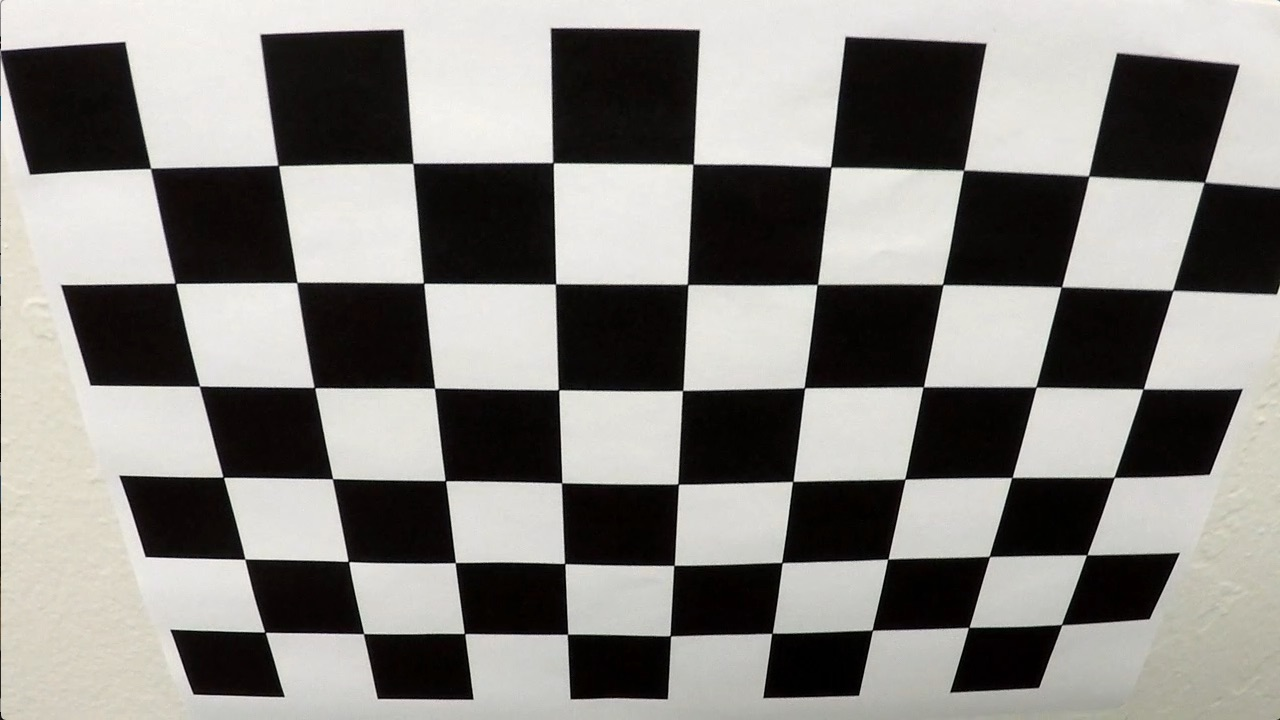
#> input picture camera_cal/calibration2.jpg, 1280 x 720 px; the run also reads 1 picture not shown here
$ jupyter execute --allow-errors Advanced_Lane_Lines.ipynb   (shell and % lines are left out)   (older library calls are emulated)
#> lines starting #> are read from the running program, lines starting #| are printed output that depends on the picture; after the words box and inside, x2 and y2 are one past the last pixel; in counts of white or black regions, pixels touching at a corner belong together
[cell 1]
import cv2
import matplotlib.pyplot as plt
import matplotlib.image as mpimg
import numpy as np
import glob

[cell 2]
img = mpimg.imread('camera_cal/calibration2.jpg')
#> img is the input picture: shape (720, 1280, 3); mean R, G, B 134.4, 132.4, 128.5
image_shape = img.shape
print(image_shape)
#| (720, 1280, 3)
plt.imshow(img)

[cell 3]
nx = 9
ny = 6

objpoints = []
imgpoints = []

objp = np.zeros((nx*ny,3), np.float32)
objp[:,:2] = np.mgrid[0:nx,0:ny].T.reshape(-1,2)

fnames = glob.glob("camera_cal/calibration*.jpg")

for fname in fnames:
    img = mpimg.imread(fname)
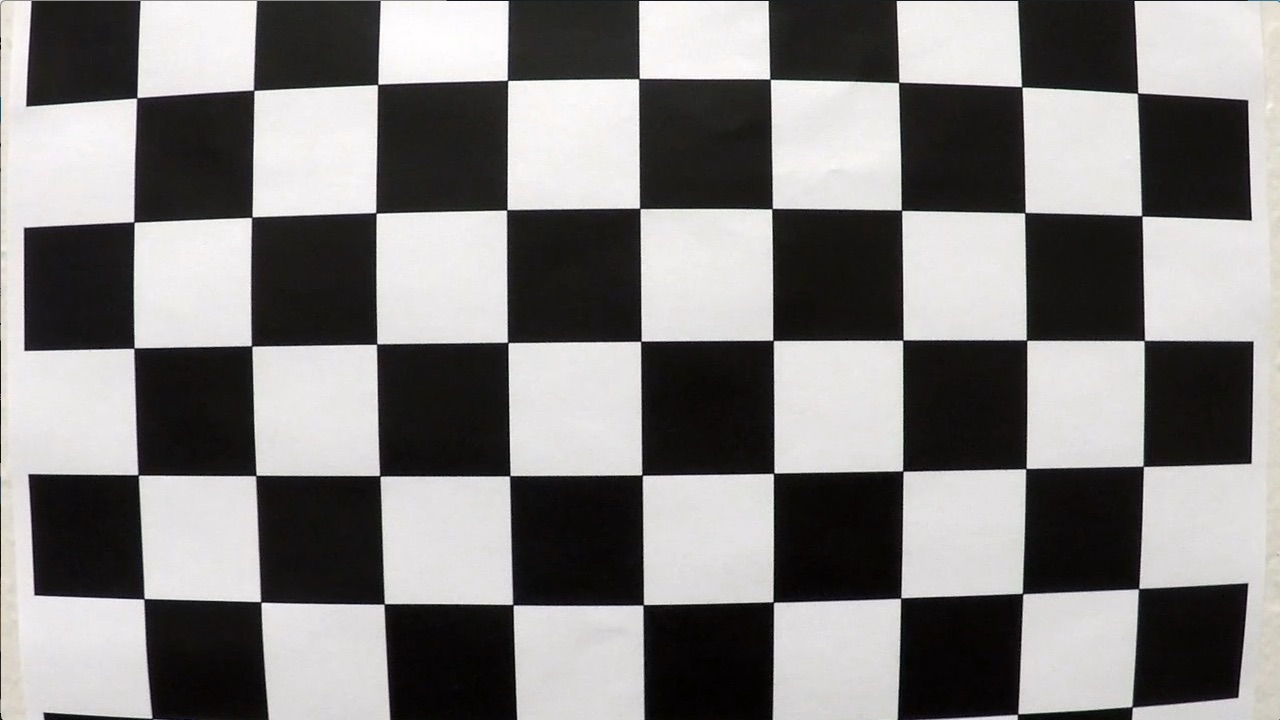
#> input picture camera_cal/calibration1.jpg, 1280 x 720 px
#> img is the input picture: shape (720, 1280, 3); mean R, G, B 130.1, 128.4, 127.8
    gray = cv2.cvtColor(img, cv2.COLOR_RGB2GRAY)
    ret, corners = cv2.findChessboardCorners(gray, (nx,ny), None)
#> ret = False; corners = None
    if ret:
        objpoints.append(objp)
        imgpoints.append(corners)

# use the object and image points to caliberate the camera and compute the camera matrix and distortion coefficients
ret, cameraMatrix, distortionCoeffs, rvecs, tvecs = cv2.calibrateCamera(objpoints, imgpoints, image_shape[:2],None,None)

[cell 4]
img = mpimg.imread('camera_cal/calibration1.jpg')
undistorted = cv2.undistort(img, cameraMatrix, distortionCoeffs, None, cameraMatrix)
f, (ax1, ax2) = plt.subplots(1, 2, figsize=(24, 9))
f.tight_layout()
ax1.imshow(img)
ax1.set_title('Original Image', fontsize=50)
ax2.imshow(undistorted)
ax2.set_title('Undistorted Image', fontsize=50)
plt.subplots_adjust(left=0., right=1, top=0.9, bottom=0.)
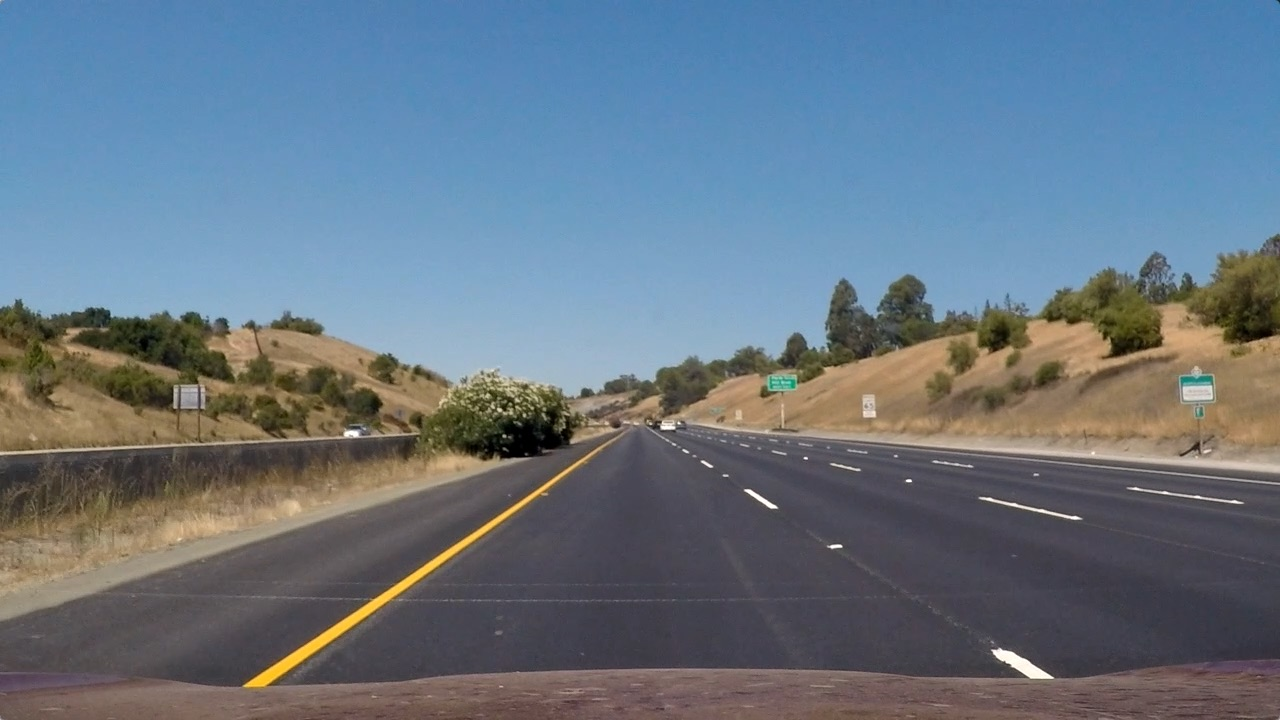
#> input picture test_images/straight_lines1.jpg, 1280 x 720 px
#> further down, img is the input picture: shape (720, 1280, 3); mean R, G, B 103.2, 117.7, 131.2

[cell 5]
def get_thresholded_image(img):

    img = cv2.undistort(img, cameraMatrix, distortionCoeffs, None, cameraMatrix)

    # convert to gray scale
    gray = cv2.cvtColor(img, cv2.COLOR_RGB2GRAY)

    height, width = gray.shape

    # apply gradient threshold on the horizontal gradient
    sx_binary = abs_sobel_thresh(gray, 'x', 10, 200)
#> in abs_sobel_thresh, `max_value = np.max(abs_sobel)`: max_value = 604
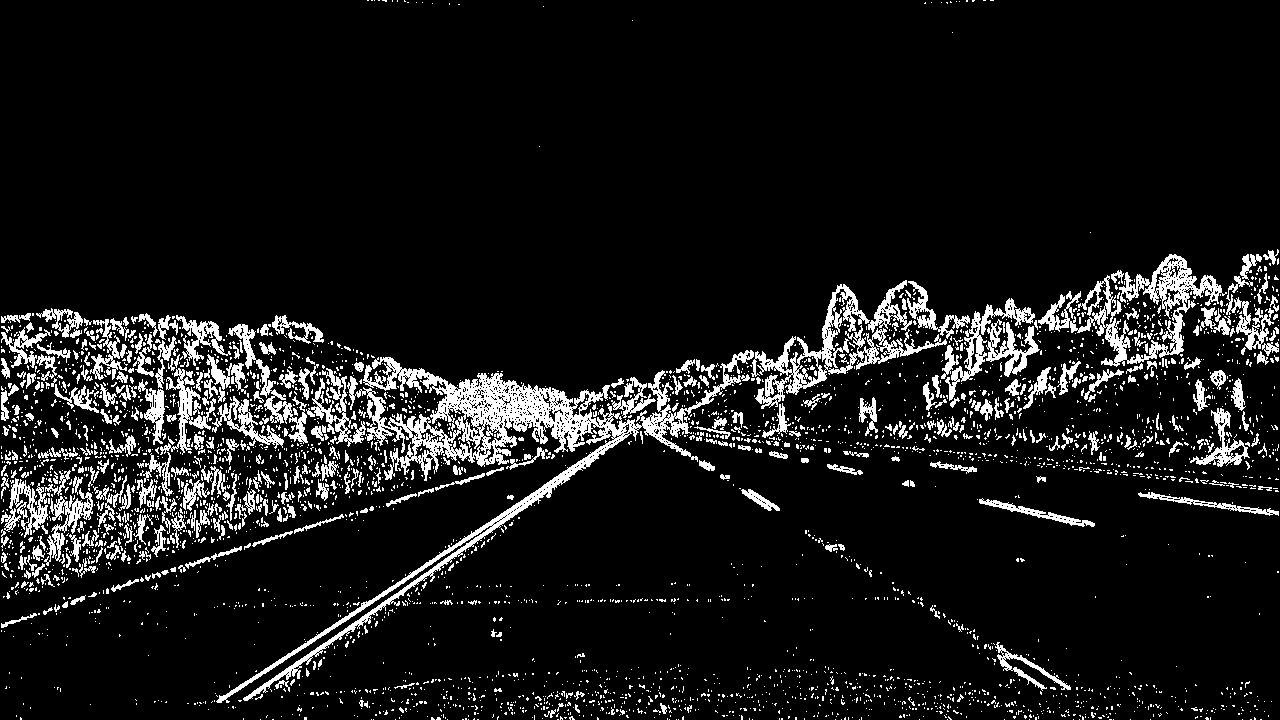
#> sx_binary: shape (720, 1280); values 0 (black) and 1 (white), 9.4% white; 3738 white regions (3322 under 20 px), largest, box (x1, y1, x2, y2) and area: (216, 350, 754, 703) 17950, (1038, 254, 1227, 367) 5111, (751, 284, 947, 409) 4448

    # apply gradient direction threshold so that only edges closer to vertical are detected.
    dir_binary = dir_threshold(gray, thresh=(np.pi/6, np.pi/2))
#> dir_binary: shape (720, 1280) float64; values 0 (black) and 1 (white), 67.9% white; black in thin lines or dots

    # combine the gradient and direction thresholds.
    combined_condition = ((sx_binary == 1) & (dir_binary == 1))
#> combined_condition: shape (720, 1280) bool; 5.9% white in thin lines or dots

    # R & G thresholds so that yellow lanes are detected well.
    color_threshold = 150
    R = img[:,:,0]
    G = img[:,:,1]
    color_combined = np.zeros_like(R)
    r_g_condition = (R > color_threshold) & (G > color_threshold)
#> r_g_condition: shape (720, 1280) bool; 4.8% white; 386 white regions (295 under 20 px), largest, box (x1, y1, x2, y2) and area: (318, 328, 734, 409) 14061, (50, 459, 521, 604) 5778, (686, 422, 1280, 479) 5616


    # color channel thresholds
    hls = cv2.cvtColor(img, cv2.COLOR_RGB2HLS)
#> hls: shape (720, 1280, 3); mean of channels 0, 1, 2 86.8, 116.9, 66.8
    S = hls[:,:,2]
    L = hls[:,:,1]

    # S channel performs well for detecting bright yellow and white lanes
    s_thresh = (100, 255)
    s_condition = (S > s_thresh[0]) & (S <= s_thresh[1])
#> s_condition: shape (720, 1280) bool; 33.9% white; 797 white regions (654 under 20 px), largest, box (x1, y1, x2, y2) and area: (0, 0, 1280, 322) 285480, (221, 455, 594, 703) 5083, (1107, 306, 1180, 364) 2318

    # We put a threshold on the L channel to avoid pixels which have shadows and as a result darker.
    l_thresh = (120, 255)
    l_condition = (L > l_thresh[0]) & (L <= l_thresh[1])
#> l_condition: shape (720, 1280) bool; 55.6% white; 162 black regions (127 under 20 px), largest, box (x1, y1, x2, y2) and area: (0, 252, 1280, 720) 399089, (364, 0, 994, 11) 3596, (1173, 419, 1258, 464) 1110

    # combine all the thresholds
    # A pixel should either be a yellowish or whiteish
    # And it should also have a gradient, as per our thresholds
    color_combined[(r_g_condition & l_condition) & (s_condition | combined_condition)] = 1

    # apply the region of interest mask
    mask = np.zeros_like(color_combined)
    region_of_interest_vertices = np.array([[0,height-1], [width/2, int(0.5*height)], [width-1, height-1]], dtype=np.int32)
    cv2.fillPoly(mask, [region_of_interest_vertices], 1)
#> mask: shape (720, 1280); values 0 (black) and 1 (white), 25% white; 1 white region, box (x1, y1, x2, y2) and area: (0, 360, 1280, 720) 230860
    thresholded = cv2.bitwise_and(color_combined, mask)
#> color_combined: shape (720, 1280); values 0 (black) and 1 (white), 1.2% white; 1127 white regions (1088 under 20 px), largest, box (x1, y1, x2, y2) and area: (220, 449, 602, 702) 3335, (1180, 332, 1245, 355) 1035, (1000, 654, 1068, 690) 766

    return thresholded


def abs_sobel_thresh(gray, orient='x', thresh_min=0, thresh_max=255):
    if orient == 'x':
        sobel = cv2.Sobel(gray, cv2.CV_64F, 1, 0)
    else:
        sobel = cv2.Sobel(gray, cv2.CV_64F, 0, 1)
    abs_sobel = np.absolute(sobel)
    max_value = np.max(abs_sobel)
    binary_output = np.uint8(255*abs_sobel/max_value)
    threshold_mask = np.zeros_like(binary_output)
    threshold_mask[(binary_output >= thresh_min) & (binary_output <= thresh_max)] = 1
    return threshold_mask

def dir_threshold(gray, sobel_kernel=3, thresh=(0, np.pi/2)):
    # Take the gradient in x and y separately
    sobel_x = cv2.Sobel(gray, cv2.CV_64F, 1, 0, ksize=sobel_kernel)
    sobel_y = cv2.Sobel(gray, cv2.CV_64F, 0, 1, ksize=sobel_kernel)
    # 3) Take the absolute value of the x and y gradients
    abs_sobel_x = np.absolute(sobel_x)
    abs_sobel_y = np.absolute(sobel_y)
    # 4) Use np.arctan2(abs_sobely, abs_sobelx) to calculate the direction of the gradient
    direction = np.arctan2(abs_sobel_y,abs_sobel_x)
    direction = np.absolute(direction)
    # 5) Create a binary mask where direction thresholds are met
    mask = np.zeros_like(direction)
    mask[(direction >= thresh[0]) & (direction <= thresh[1])] = 1
    # 6) Return this mask as your binary_output image
    return mask

[cell 6]
img = mpimg.imread('test_images/straight_lines1.jpg')
thresholded = get_thresholded_image(img)
#> thresholded: shape (720, 1280); values 0 (black) and 1 (white), 0.55% white; 174 white regions (164 under 20 px), largest, box (x1, y1, x2, y2) and area: (220, 449, 602, 702) 3335, (1000, 654, 1068, 690) 766, (744, 490, 777, 510) 157
img = cv2.undistort(img, cameraMatrix, distortionCoeffs, None, cameraMatrix)
cv2.imwrite('thresholded.jpg',thresholded)

# Plot the 2 images side by side
f, (ax1, ax2) = plt.subplots(1, 2, figsize=(24, 9))
f.tight_layout()
ax1.imshow(img)
ax1.set_title('Original Image', fontsize=50)
ax2.imshow(thresholded, cmap='gray')
ax2.set_title('Thresholded Image', fontsize=50)
plt.subplots_adjust(left=0., right=1, top=0.9, bottom=0.)

[cell 7]
# Vertices extracted manually for performing a perspective transform
bottom_left = [220,720]
bottom_right = [1110, 720]
top_left = [570, 470]
top_right = [722, 470]

source = np.float32([bottom_left,bottom_right,top_right,top_left])

pts = np.array([bottom_left,bottom_right,top_right,top_left], np.int32)
pts = pts.reshape((-1,1,2))
copy = img.copy()
cv2.polylines(copy,[pts],True,(255,0,0), thickness=3)
#> copy: shape (720, 1280, 3); mean R, G, B 103.6, 116.8, 130.9

# Destination points are chosen such that straight lanes appear more or less parallel in the transformed image.
bottom_left = [320,720]
bottom_right = [920, 720]
top_left = [320, 1]
top_right = [920, 1]

dst = np.float32([bottom_left,bottom_right,top_right,top_left])
M = cv2.getPerspectiveTransform(source, dst)
M_inv = cv2.getPerspectiveTransform(dst, source)
img_size = (image_shape[1], image_shape[0])

warped = cv2.warpPerspective(thresholded, M, img_size , flags=cv2.INTER_LINEAR)
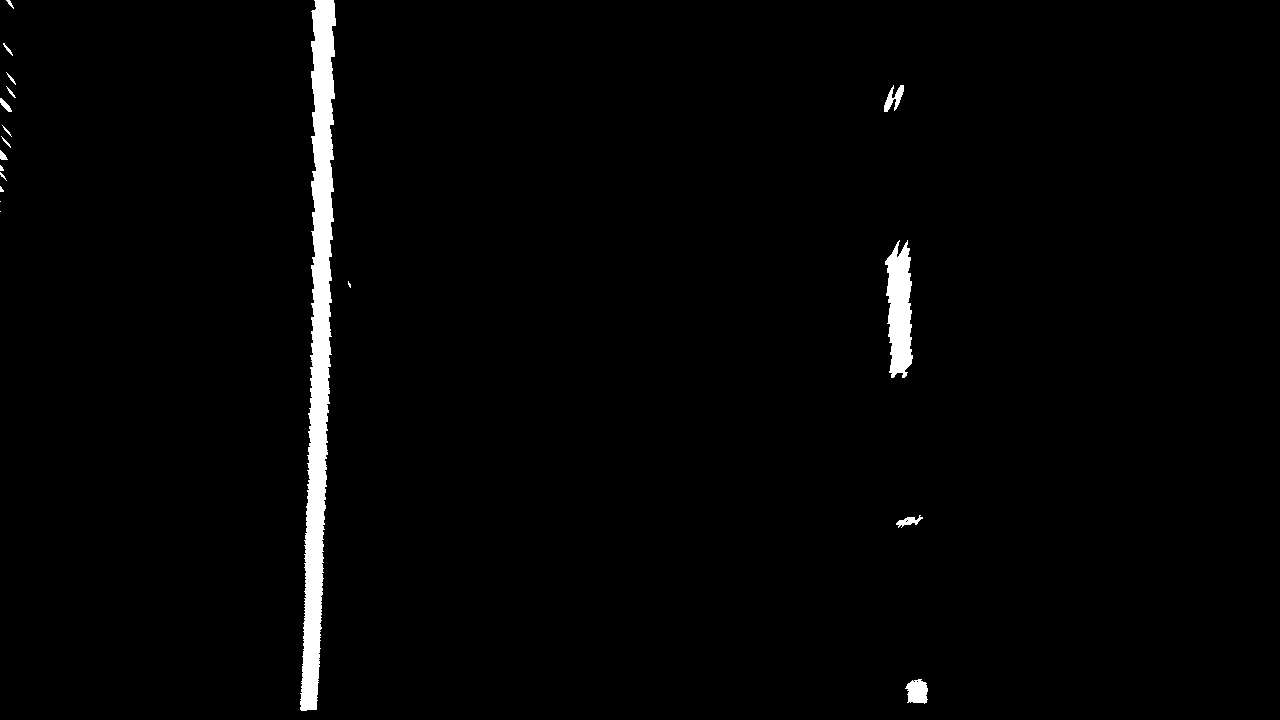
#> warped: shape (720, 1280); values 0 (black) and 1 (white), 1.8% white; 19 white regions (6 under 20 px), largest, box (x1, y1, x2, y2) and area: (300, 0, 336, 711) 13075, (885, 240, 913, 378) 2724, (905, 679, 928, 704) 430

f, (ax1, ax2) = plt.subplots(1, 2, figsize=(24, 9))
f.tight_layout()
ax1.imshow(copy)
ax1.set_title('Original Image', fontsize=50)
ax2.imshow(warped, cmap='gray')
ax2.set_title('Warped Image', fontsize=50)
plt.subplots_adjust(left=0., right=1, top=0.9, bottom=0.)
#> (the rest of the program and of its run is left out)
